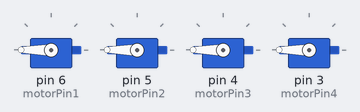
Bench run of a sketch on a simulated Arduino Uno, built with avr-gcc and run on an emulated ATmega328P. Shown: 4 × servo. What the sketch prints to the serial monitor is not drawn.

Above: at 0.1 s.
Timing chart, 0 to 1.6 s (numbered marks = the images above):
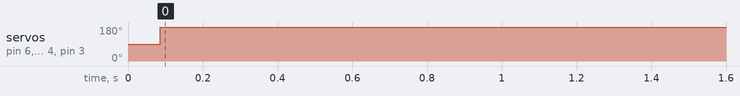

Measured:
- by itself, servo on pin 6 (motorPin1), servo on pin 5 (motorPin2), servo on pin 4 (motorPin3), servo on pin 3 (motorPin4): 90° → 180° at 0.09 s

The sketch:

ESC_Calibration.ino
```cpp
/*
This file is used to calibrate Electronic Speed Controllers (ESCs) by setting the
Servo library microseconds values which correspond to minimum and maximum speeds.
*/

#include <Servo.h>

#define MAX_SIGNAL 180
#define MIN_SIGNAL 0
#define motorPin1 6
#define motorPin2 5
#define motorPin3 4
#define motorPin4 3

Servo motor1;
Servo motor2;
Servo motor3;
Servo motor4;

void setup() {
  Serial.begin(9600);
  Serial.println("Program begin...");
  Serial.println("This program will calibrate the ESC.");

  motor1.attach(motorPin1);
  motor2.attach(motorPin2);
  motor3.attach(motorPin3);
  motor4.attach(motorPin4);

  Serial.println("Now writing maximum output.");
  Serial.println("Turn on power source, then wait 2 seconds and press any key.");
  motor1.write(MAX_SIGNAL);
  motor2.write(MAX_SIGNAL);
  motor3.write(MAX_SIGNAL);
  motor4.write(MAX_SIGNAL);

  // Wait for input
  while (!Serial.available());
  Serial.read();
  delay(5000);
  // Send min output
  Serial.println("Sending minimum output");
  motor1.write(MIN_SIGNAL);
  motor2.write(MIN_SIGNAL);
  motor3.write(MIN_SIGNAL);
  motor4.write(MIN_SIGNAL);

}

void loop() {

}
```
